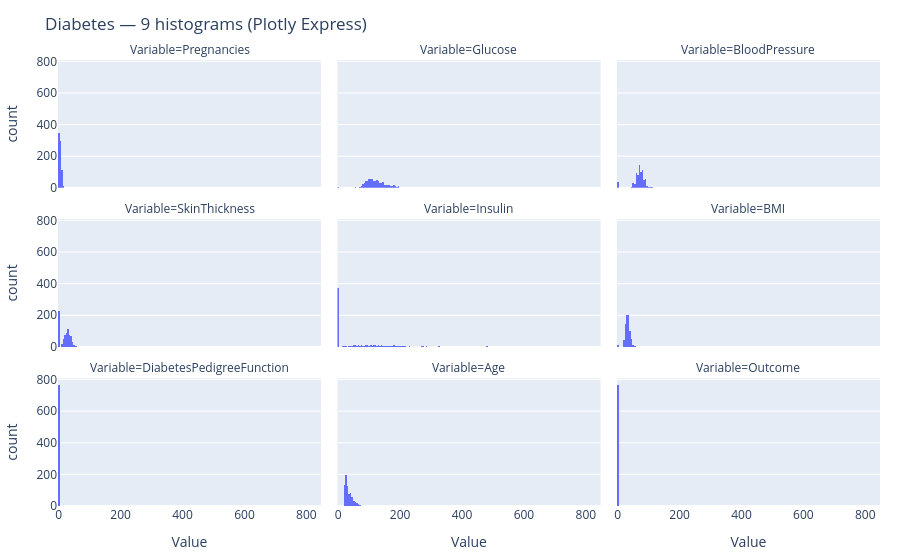

Write notebook code for a chart like this one.
### Code cell
# -----------------------------
# Plotly Express: FASTER 3×3 histogram grid (but less informative)
# -----------------------------
# Combine data into long-form for Plotly Express
df_long = diabetes_data[cols].melt(var_name="Variable", value_name="Value")

fig = px.histogram( #handles bins and subplot arrangement
    df_long,
    x="Value",
    facet_col="Variable", #ells Plotly Express to make a subplot for each variable
    facet_col_wrap=3,    # Arrange as 3 columns per row (automatically building 3x3 grid for 9 cols)
    title="Diabetes — 9 histograms (Plotly Express)"
    # width=280*3,   # About 280 px per subplot since this sets width for entire chart
    # height=240*3,  # About 240 px per subplot since this sets height for entire chart
)

fig.update_layout(
    showlegend=False,
    margin=dict(l=20, r=20, t=60, b=40)  # Reduce padding
)
fig.show()

### Figure 1 — Plotly figure (JSON) as saved in the notebook; plotly's stock layout.template omitted (floating-point values rounded to 4 significant figures; data arrays with more than 128 entries replaced by an {"elided": "..."} marker saying what was removed)
{"data": [{"bingroup": "x", "hovertemplate": "Variable=Pregnancies<br>Value=%{x}<br>count=%{y}<extra></extra>", "legendgroup": "", "marker": {"color": "#636efa", "pattern": {"shape": ""}}, "name": "", "orientation": "v", "showlegend": false, "x": {"elided": "768 float values"}, "xaxis": "x7", "yaxis": "y7", "type": "histogram"}, {"bingroup": "x", "hovertemplate": "Variable=Glucose<br>Value=%{x}<br>count=%{y}<extra></extra>", "legendgroup": "", "marker": {"color": "#636efa", "pattern": {"shape": ""}}, "name": "", "orientation": "v", "showlegend": false, "x": {"elided": "768 float values"}, "xaxis": "x8", "yaxis": "y8", "type": "histogram"}, {"bingroup": "x", "hovertemplate": "Variable=BloodPressure<br>Value=%{x}<br>count=%{y}<extra></extra>", "legendgroup": "", "marker": {"color": "#636efa", "pattern": {"shape": ""}}, "name": "", "orientation": "v", "showlegend": false, "x": {"elided": "768 float values"}, "xaxis": "x9", "yaxis": "y9", "type": "histogram"}, {"bingroup": "x", "hovertemplate": "Variable=SkinThickness<br>Value=%{x}<br>count=%{y}<extra></extra>", "legendgroup": "", "marker": {"color": "#636efa", "pattern": {"shape": ""}}, "name": "", "orientation": "v", "showlegend": false, "x": {"elided": "768 float values"}, "xaxis": "x4", "yaxis": "y4", "type": "histogram"}, {"bingroup": "x", "hovertemplate": "Variable=Insulin<br>Value=%{x}<br>count=%{y}<extra></extra>", "legendgroup": "", "marker": {"color": "#636efa", "pattern": {"shape": ""}}, "name": "", "orientation": "v", "showlegend": false, "x": {"elided": "768 float values"}, "xaxis": "x5", "yaxis": "y5", "type": "histogram"}, {"bingroup": "x", "hovertemplate": "Variable=BMI<br>Value=%{x}<br>count=%{y}<extra></extra>", "legendgroup": "", "marker": {"color": "#636efa", "pattern": {"shape": ""}}, "name": "", "orientation": "v", "showlegend": false, "x": {"elided": "768 float values"}, "xaxis": "x6", "yaxis": "y6", "type": "histogram"}, {"bingroup": "x", "hovertemplate": "Variable=DiabetesPedigreeFunction<br>Value=%{x}<br>count=%{y}<extra></extra>", "legendgroup": "", "marker": {"color": "#636efa", "pattern": {"shape": ""}}, "name": "", "orientation": "v", "showlegend": false, "x": {"elided": "768 float values"}, "xaxis": "x", "yaxis": "y", "type": "histogram"}, {"bingroup": "x", "hovertemplate": "Variable=Age<br>Value=%{x}<br>count=%{y}<extra></extra>", "legendgroup": "", "marker": {"color": "#636efa", "pattern": {"shape": ""}}, "name": "", "orientation": "v", "showlegend": false, "x": {"elided": "768 float values"}, "xaxis": "x2", "yaxis": "y2", "type": "histogram"}, {"bingroup": "x", "hovertemplate": "Variable=Outcome<br>Value=%{x}<br>count=%{y}<extra></extra>", "legendgroup": "", "marker": {"color": "#636efa", "pattern": {"shape": ""}}, "name": "", "orientation": "v", "showlegend": false, "x": {"elided": "768 float values"}, "xaxis": "x3", "yaxis": "y3", "type": "histogram"}], "layout": {"xaxis": {"anchor": "y", "domain": [0.0, 0.32], "title": {"text": "Value"}}, "yaxis": {"anchor": "x", "domain": [0.0, 0.2867], "title": {"text": "count"}}, "xaxis2": {"anchor": "y2", "domain": [0.34, 0.66], "matches": "x", "title": {"text": "Value"}}, "yaxis2": {"anchor": "x2", "domain": [0.0, 0.2867], "matches": "y", "showticklabels": false}, "xaxis3": {"anchor": "y3", "domain": [0.68, 1.0], "matches": "x", "title": {"text": "Value"}}, "yaxis3": {"anchor": "x3", "domain": [0.0, 0.2867], "matches": "y", "showticklabels": false}, "xaxis4": {"anchor": "y4", "domain": [0.0, 0.32], "matches": "x", "showticklabels": false}, "yaxis4": {"anchor": "x4", "domain": [0.3567, 0.6433], "matches": "y", "title": {"text": "count"}}, "xaxis5": {"anchor": "y5", "domain": [0.34, 0.66], "matches": "x", "showticklabels": false}, "yaxis5": {"anchor": "x5", "domain": [0.3567, 0.6433], "matches": "y", "showticklabels": false}, "xaxis6": {"anchor": "y6", "domain": [0.68, 1.0], "matches": "x", "showticklabels": false}, "yaxis6": {"anchor": "x6", "domain": [0.3567, 0.6433], "matches": "y", "showticklabels": false}, "xaxis7": {"anchor": "y7", "domain": [0.0, 0.32], "matches": "x", "showticklabels": false}, "yaxis7": {"anchor": "x7", "domain": [0.7133, 1.0], "matches": "y", "title": {"text": "count"}}, "xaxis8": {"anchor": "y8", "domain": [0.34, 0.66], "matches": "x", "showticklabels": false}, "yaxis8": {"anchor": "x8", "domain": [0.7133, 1.0], "matches": "y", "showticklabels": false}, "xaxis9": {"anchor": "y9", "domain": [0.68, 1.0], "matches": "x", "showticklabels": false}, "yaxis9": {"anchor": "x9", "domain": [0.7133, 1.0], "matches": "y", "showticklabels": false}, "annotations": [{"font": {}, "showarrow": false, "text": "Variable=DiabetesPedigreeFunction", "x": 0.16, "xanchor": "center", "xref": "paper", "y": 0.2867, "yanchor": "bottom", "yref": "paper"}, {"font": {}, "showarrow": false, "text": "Variable=Age", "x": 0.5, "xanchor": "center", "xref": "paper", "y": 0.2867, "yanchor": "bottom", "yref": "paper"}, {"font": {}, "showarrow": false, "text": "Variable=Outcome", "x": 0.84, "xanchor": "center", "xref": "paper", "y": 0.2867, "yanchor": "bottom", "yref": "paper"}, {"font": {}, "showarrow": false, "text": "Variable=SkinThickness", "x": 0.16, "xanchor": "center", "xref": "paper", "y": 0.6433, "yanchor": "bottom", "yref": "paper"}, {"font": {}, "showarrow": false, "text": "Variable=Insulin", "x": 0.5, "xanchor": "center", "xref": "paper", "y": 0.6433, "yanchor": "bottom", "yref": "paper"}, {"font": {}, "showarrow": false, "text": "Variable=BMI", "x": 0.84, "xanchor": "center", "xref": "paper", "y": 0.6433, "yanchor": "bottom", "yref": "paper"}, {"font": {}, "showarrow": false, "text": "Variable=Pregnancies", "x": 0.16, "xanchor": "center", "xref": "paper", "y": 1.0, "yanchor": "bottom", "yref": "paper"}, {"font": {}, "showarrow": false, "text": "Variable=Glucose", "x": 0.5, "xanchor": "center", "xref": "paper", "y": 1.0, "yanchor": "bottom", "yref": "paper"}, {"font": {}, "showarrow": false, "text": "Variable=BloodPressure", "x": 0.84, "xanchor": "center", "xref": "paper", "y": 1.0, "yanchor": "bottom", "yref": "paper"}], "legend": {"tracegroupgap": 0}, "title": {"text": "Diabetes — 9 histograms (Plotly Express)"}, "barmode": "relative", "margin": {"l": 20, "r": 20, "t": 60, "b": 40}, "showlegend": false}}
